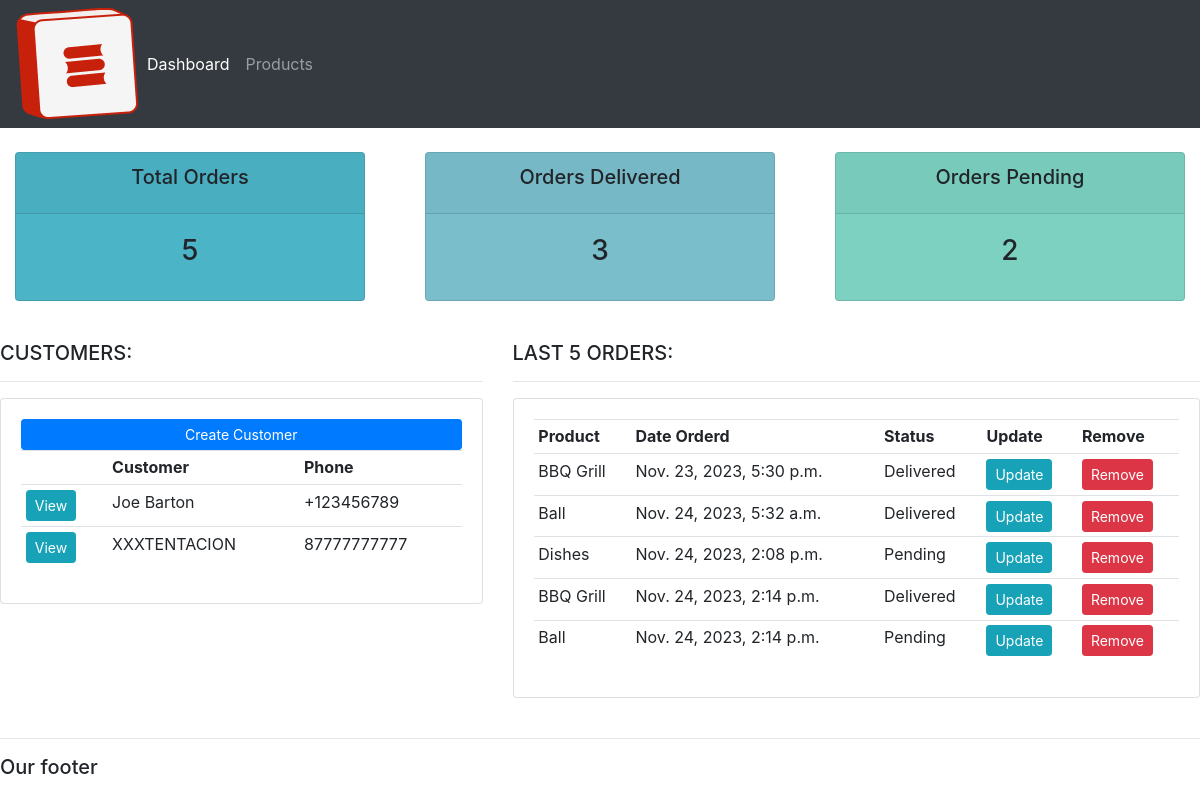
The page / on the database its author committed.
### accounts/models.py (models this page shows, shortened)
class Customer(models.Model):
    name = models.CharField(max_length=200, null=True)
    phone = models.CharField(max_length=200, null=True)
    email = models.CharField(max_length=200, null=True)
    date_created = models.DateTimeField(auto_now_add=True, null=True)

class Order(models.Model):
    STATUS = (
        ("Pending", "Pending"),
        ("Out for delivery", "Out for delivery"),
        ("Delivered", "Delivered"),
    )
    customer = models.ForeignKey(Customer, null=True, on_delete=models.SET_NULL)
    product = models.ForeignKey(Product, null=True, on_delete=models.SET_NULL)
    date_created = models.DateTimeField(auto_now_add=True, null=True)
    status = models.CharField(max_length=200, null=True, choices=STATUS)
    note = models.CharField(max_length=1000, null=True)

class Product(models.Model):
    CATEGORY = (
        ("Indoor", "Indoor"),
        ("Out door", "Out door"),
    )
    name = models.CharField(max_length=200, null=True)
    price = models.FloatField(null=True)
    category = models.CharField(max_length=200, null=True, choices=CATEGORY)
    description = models.CharField(max_length=200, null=True, blank=True)
    date_created = models.DateTimeField(auto_now_add=True, null=True)
    tag = models.ManyToManyField(Tag)
    def __str__(self):
        return self.name

### accounts/views.py (the view)
# urls.py: path("", views.home, name="home"),
def home(request):
    orders = Order.objects.all()
    customers = Customer.objects.all()
    total_customers = customers.count()
    total_orders = orders.count()
    delivered = orders.filter(status="Delivered").count()
    pending = orders.filter(status="Pending").count()
    context = {
        "orders": orders,
        "customers": customers,
        "total_orders": total_orders,
        "delivered": delivered,
        "pending": pending,
    }
    return render(request, "accounts/dashboard.html", context)

### accounts/templates/accounts/dashboard.html
{% extends 'accounts/main.html' %}
{% block content %}
{% include  'accounts/status.html' %}
<br>
<div class="row">
        <div class="col-md-5">
            <h5>CUSTOMERS:</h5>
            <hr>
            <div class="card card-body">
                <a class="btn btn-primary btn-sm btn-block" href="">Create Customer</a>
                <table class="table table-sm">
                    <tr>
                        <th></th>
                        <th>Customer</th>
                        <th>Phone</th>
                    </tr>
                    {% for customer in customers %}
                        <tr>
                            <td><a href="{% url 'customer' customer.id %}" class="btn btn-sm btn-info">View</a></td>
                            <td>{{customer.name}}</td>
                            <td>{{customer.phone}}</td>
                        </tr>
                    {% endfor %}
                </table>
            </div>
        </div>
        <div class="col-md-7">
            <h5>LAST 5 ORDERS:</h5>
            <hr>
            <div class="card card-body">
                <table class="table table-sm">
                    <tr>
                        <th>Product</th>
                        <th>Date Orderd</th>
                        <th>Status</th>
                        <th>Update</th>
                        <th>Remove</th>
                    </tr>
                    {% for order in orders %}
                        <tr>
                            <td>{{order.product}}</td>
                            <td>{{order.date_created}}</td>
                            <td>{{order.status}}</td>
                            <td><a href="{% url 'update_order' order.id %}" class="btn btn-sm btn-info">Update</a></td>
                            <td><a href="{% url 'delete_order' order.id %}" class="btn btn-sm btn-danger">Remove</a></td>
                        </tr>
                    {% endfor %}
                </table>
            </div>
        </div>
</div>
<br>
{% endblock %}

### rows shown on the page
Customer: name "Joe Barton", phone "+123456789"
Customer: name "XXXTENTACION", phone "87777777777"
Order: product "BBQ Grill", date_created "Nov. 23, 2023, 5:30 p.m.", status "Delivered"
Order: product "Ball", date_created "Nov. 24, 2023, 5:32 a.m.", status "Delivered"
Order: product "Dishes", date_created "Nov. 24, 2023, 2:08 p.m.", status "Pending"
Order: product "BBQ Grill", date_created "Nov. 24, 2023, 2:14 p.m.", status "Delivered"
Order: product "Ball", date_created "Nov. 24, 2023, 2:14 p.m.", status "Pending"

### other values the page prints
{{ total_orders }} "5"
{{ delivered }} "3"
{{ pending }} "2"
